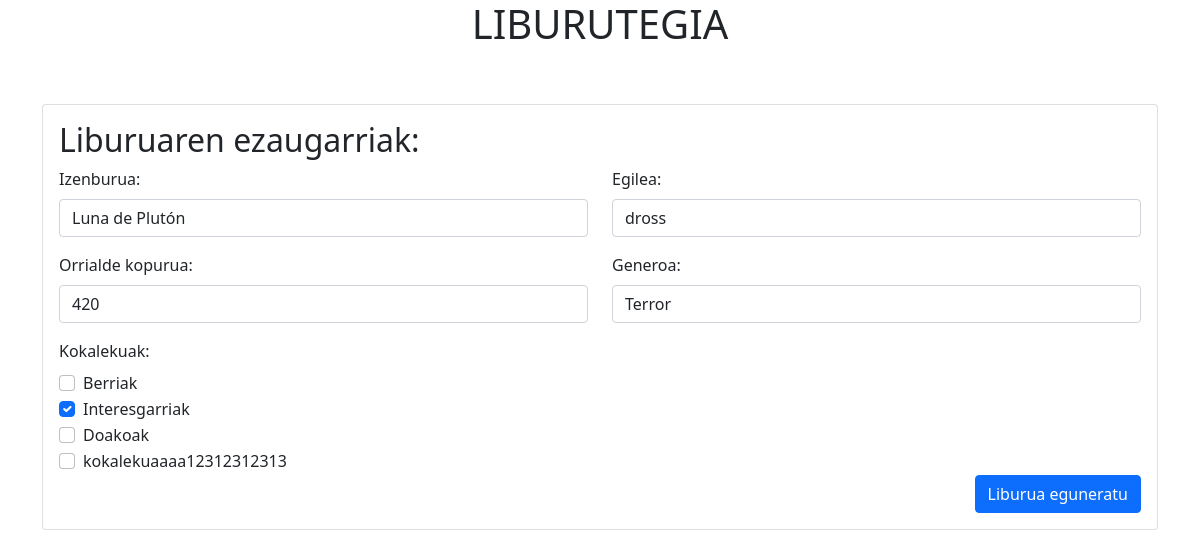
The app's page /liburutegia/formupdateliburua/2/ with its own data.
### liburutegia/models.py (models this page shows, shortened)
class Liburua(models.Model):
    titulua = models.CharField(max_length=250)
    egilea = models.CharField(max_length=50)
    orrialde_kopurua = models.CharField(max_length=6)
    generoa = models.CharField(max_length=100)

class Kokalekua(models.Model):
    izena = models.CharField(max_length=250)
    pisua = models.CharField(max_length=2)
    sortua = models.DateTimeField(auto_now_add=True)

### liburutegia/views.py (the view)
# urls.py: path('formupdateliburua/<int:id>/', views.formupdateliburua, name='formupdateliburua'),
def formupdateliburua(request, id):
    liburua = Liburua.objects.get(id=id)
    kokalekuak = Kokalekua.objects.all()
    liburuaren_kokalekuak = liburua.liburukokalekua_set.all()
    liburuaren_kokalekuen_idak = [kokalekua.kokalekua.id for kokalekua in liburuaren_kokalekuak]
    return render(request, 'formupdateliburua.html', {
        'liburua': liburua,
        'kokalekuak': kokalekuak,
        'liburuaren_kokalekuen_idak': liburuaren_kokalekuen_idak,
    })

### liburutegia/templates/formupdateliburua.html (shortened to what this page needs)
{% extends 'base.html' %}
{% block content %}
<div class="container mt-4">
    <div class="card">
        <div class="card-body">
            <form action="/formupdateliburua/updateliburua/" method="POST" autocomplete="off">
                <h2 class="card-title">Liburuaren ezaugarriak:</h2>
                <div class="row mb-3">
                    <div class="col-md-6">
                        <label for="titulua" class="form-label">Izenburua:</label>
                        <input type="text" class="form-control" name="titulua" id="titulua"
                               value="{{ liburua.titulua }}">
                    </div>
                    <div class="col-md-6">
                        <label for="egilea" class="form-label">Egilea:</label>
                        <input type="text" class="form-control" name="egilea" id="egilea" value="{{ liburua.egilea }}">
                    </div>
                </div>
                <div class="row mb-3">
                    <div class="col-md-6">
                        <label for="orrialde_kopurua" class="form-label">Orrialde kopurua:</label>
                        <input type="text" class="form-control" name="orrialde_kopurua" id="orrialde_kopurua"
                               value="{{ liburua.orrialde_kopurua }}">
                    </div>
                    <div class="col-md-6">
                        <label for="generoa" class="form-label">Generoa:</label>
                        <input type="text" class="form-control" name="generoa" id="generoa"
                               value="{{ liburua.generoa }}">
                    </div>
                </div>
                <div class="col-md-12">
                    <label for="kokalekuak" class="form-label">Kokalekuak:</label>
                    {% for kokalekua in kokalekuak %}
                    <div class="form-check">
                        <input id="kokalekuak" type="checkbox" class="form-check-input" name="kokalekuak" value="{{ kokalekua.id }}"
                               {% if kokalekua.id in liburuaren_kokalekuen_idak %} checked {% endif %}>
                        <label class="form-check-label">{{ kokalekua.izena }}</label>
                    </div>
                    {% endfor %}
                </div>
                <div class="text-end">
                    <button type="submit" class="btn btn-primary">Liburua eguneratu</button>
                </div>
            </form>
        </div>
    </div>
</div>
{% endblock content %}

### records on screen
Liburua: titulua "Luna de Plutón", egilea "dross", orrialde_kopurua "420", generoa "Terror"
Kokalekua: izena "Berriak"
Kokalekua: kokalekuak "☑", izena "Interesgarriak"
Kokalekua: izena "Doakoak"
Kokalekua: izena "kokalekuaaaa12312312313"
